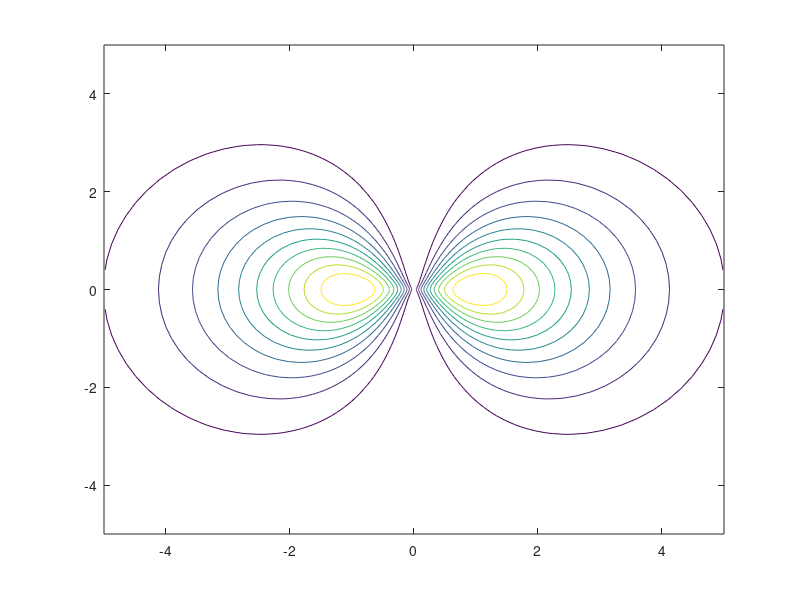

This figure's MATLAB source:
r = linspace(0,5,51);
theta = linspace(0,2*pi,101);
for ir = 1:length(r)
    for ith = 1:length(theta)
        xmat(ir,ith) = r(ir) * cos(theta(ith));
        ymat(ir,ith) = r(ir) * sin(theta(ith));
        psi(ir,ith)=r(ir) * exp(-r(ir)) * (cos(theta(ith)))^2;
    end
end
contour(xmat,ymat,psi)


%(C)
psi_max = 0.3529;
xb=-1.297;
yb=0.08163;
thetab = atan2(yb,xb);
rb = xb/cos(thetab);
d_psi = exp(-rb)*(cos(thetab))^2*(1-rb) - rb*exp(-rb)*sin(2*thetab);
% "d_psi is small,close to zero, so is maximum"
dd_psi = exp(-rb) * ( (cos(thetab))^2*(rb-2) - 2*rb*cos(2*thetab)+ 2*sin(2*thetab)*(rb-1));
%dd_psi <0  so is max;